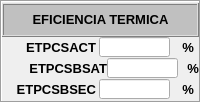
   <widget class="QFrame" name="Eficiencia_Termica">
    <property name="geometry">
     <rect>
      <x>1055</x>
      <y>445</y>
      <width>201</width>
      <height>103</height>
     </rect>
    </property>
    <property name="styleSheet">
     <string notr="true">background-color: none;</string>
    </property>
    <property name="frameShape">
     <enum>QFrame::Box</enum>
    </property>
    <property name="frameShadow">
     <enum>QFrame::Sunken</enum>
    </property>
    <layout class="QGridLayout" name="gridLayout_8">
     <property name="margin">
      <number>0</number>
     </property>
     <property name="spacing">
      <number>0</number>
     </property>
     <item row="0" column="0">
      <layout class="QVBoxLayout" name="verticalLayout_7">
       <property name="spacing">
        <number>0</number>
       </property>
       <item>
        <widget class="QFrame" name="frame_18">
         <property name="minimumSize">
          <size>
           <width>0</width>
           <height>34</height>
          </size>
         </property>
         <property name="maximumSize">
          <size>
           <width>16777215</width>
           <height>34</height>
          </size>
         </property>
         <property name="styleSheet">
          <string notr="true">background-color: rgb(192, 192, 192);</string>
         </property>
         <property name="frameShape">
          <enum>QFrame::Box</enum>
         </property>
         <property name="frameShadow">
          <enum>QFrame::Raised</enum>
         </property>
         <layout class="QGridLayout" name="gridLayout_7">
          <property name="margin">
           <number>0</number>
          </property>
          <property name="spacing">
           <number>0</number>
          </property>
          <item row="0" column="0">
           <widget class="QLabel" name="label_16">
            <property name="minimumSize">
             <size>
              <width>191</width>
              <height>21</height>
             </size>
            </property>
            <property name="maximumSize">
             <size>
              <width>191</width>
              <height>21</height>
             </size>
            </property>
            <property name="font">
             <font>
              <pointsize>10</pointsize>
              <weight>75</weight>
              <bold>true</bold>
             </font>
            </property>
            <property name="text">
             <string>EFICIENCIA TERMICA</string>
            </property>
            <property name="alignment">
             <set>Qt::AlignCenter</set>
            </property>
           </widget>
          </item>
         </layout>
        </widget>
       </item>
       <item>
        <layout class="QVBoxLayout" name="verticalLayout_6">
         <property name="spacing">
          <number>0</number>
         </property>
         <item>
          <layout class="QHBoxLayout" name="horizontalLayout_24">
           <property name="spacing">
            <number>0</number>
           </property>
           <item>
            <widget class="QLabel" name="label_69">
             <property name="minimumSize">
              <size>
               <width>91</width>
               <height>21</height>
              </size>
             </property>
             <property name="maximumSize">
              <size>
               <width>91</width>
               <height>21</height>
              </size>
             </property>
             <property name="font">
              <font>
               <pointsize>10</pointsize>
               <weight>75</weight>
               <bold>true</bold>
              </font>
             </property>
             <property name="text">
              <string>ETPCSACT</string>
             </property>
             <property name="alignment">
              <set>Qt::AlignRight|Qt::AlignTrailing|Qt::AlignVCenter</set>
             </property>
            </widget>
           </item>
           <item>
            <widget class="QLineEdit" name="leET01">
             <property name="minimumSize">
              <size>
               <width>71</width>
               <height>20</height>
              </size>
             </property>
             <property name="maximumSize">
              <size>
               <width>71</width>
               <height>20</height>
              </size>
             </property>
             <property name="font">
              <font>
               <pointsize>10</pointsize>
               <kerning>true</kerning>
              </font>
             </property>
             <property name="cursor">
              <cursorShape>IBeamCursor</cursorShape>
             </property>
             <property name="autoFillBackground">
              <bool>false</bool>
             </property>
             <property name="frame">
              <bool>true</bool>
             </property>
            </widget>
           </item>
           <item>
            <widget class="QLabel" name="label_70">
             <property name="minimumSize">
              <size>
               <width>21</width>
               <height>21</height>
              </size>
             </property>
             <property name="maximumSize">
              <size>
               <width>21</width>
               <height>21</height>
              </size>
             </property>
             <property name="font">
              <font>
               <pointsize>10</pointsize>
               <weight>75</weight>
               <bold>true</bold>
              </font>
             </property>
             <property name="text">
              <string>%</string>
             </property>
             <property name="alignment">
              <set>Qt::AlignRight|Qt::AlignTrailing|Qt::AlignVCenter</set>
             </property>
            </widget>
           </item>
          </layout>
         </item>
         <item>
          <layout class="QHBoxLayout" name="horizontalLayout_25">
           <property name="spacing">
            <number>0</number>
           </property>
           <item>
            <widget class="QLabel" name="label_72">
             <property name="minimumSize">
              <size>
               <width>91</width>
               <height>21</height>
              </size>
             </property>
             <property name="font">
              <font>
               <pointsize>10</pointsize>
               <weight>75</weight>
               <bold>true</bold>
              </font>
             </property>
             <property name="text">
              <string>ETPCSBSAT</string>
             </property>
             <property name="alignment">
              <set>Qt::AlignRight|Qt::AlignTrailing|Qt::AlignVCenter</set>
             </property>
            </widget>
           </item>
           <item>
            <widget class="QLineEdit" name="leET02">
             <property name="minimumSize">
              <size>
               <width>71</width>
               <height>20</height>
              </size>
             </property>
             <property name="maximumSize">
              <size>
               <width>71</width>
               <height>20</height>
              </size>
             </property>
             <property name="font">
              <font>
               <pointsize>10</pointsize>
               <kerning>true</kerning>
              </font>
             </property>
             <property name="cursor">
              <cursorShape>IBeamCursor</cursorShape>
             </property>
             <property name="autoFillBackground">
              <bool>false</bool>
             </property>
             <property name="frame">
              <bool>true</bool>
             </property>
            </widget>
           </item>
           <item>
            <widget class="QLabel" name="label_71">
             <property name="minimumSize">
              <size>
               <width>21</width>
               <height>21</height>
              </size>
             </property>
             <property name="maximumSize">
              <size>
               <width>21</width>
               <height>21</height>
              </size>
             </property>
             <property name="font">
              <font>
               <pointsize>10</pointsize>
               <weight>75</weight>
               <bold>true</bold>
              </font>
             </property>
             <property name="text">
              <string>%</string>
             </property>
             <property name="alignment">
              <set>Qt::AlignRight|Qt::AlignTrailing|Qt::AlignVCenter</set>
             </property>
            </widget>
           </item>
          </layout>
         </item>
         <item>
          <layout class="QHBoxLayout" name="horizontalLayout_26">
           <property name="spacing">
            <number>0</number>
           </property>
           <item>
            <widget class="QLabel" name="label_73">
             <property name="minimumSize">
              <size>
               <width>91</width>
               <height>21</height>
              </size>
             </property>
             <property name="maximumSize">
              <size>
               <width>91</width>
               <height>21</height>
              </size>
             </property>
             <property name="font">
              <font>
               <pointsize>10</pointsize>
               <weight>75</weight>
               <bold>true</bold>
              </font>
             </property>
             <property name="text">
              <string>ETPCSBSEC</string>
             </property>
             <property name="alignment">
              <set>Qt::AlignRight|Qt::AlignTrailing|Qt::AlignVCenter</set>
             </property>
            </widget>
           </item>
           <item>
            <widget class="QLineEdit" name="leET03">
             <property name="minimumSize">
              <size>
               <width>71</width>
               <height>20</height>
              </size>
             </property>
             <property name="maximumSize">
              <size>
               <width>71</width>
               <height>20</height>
              </size>
             </property>
             <property name="font">
              <font>
               <pointsize>10</pointsize>
               <kerning>true</kerning>
              </font>
             </property>
             <property name="cursor">
              <cursorShape>IBeamCursor</cursorShape>
             </property>
             <property name="autoFillBackground">
              <bool>false</bool>
             </property>
             <property name="frame">
              <bool>true</bool>
             </property>
            </widget>
           </item>
           <item>
            <widget class="QLabel" name="label_74">
             <property name="minimumSize">
              <size>
               <width>21</width>
               <height>21</height>
              </size>
             </property>
             <property name="maximumSize">
              <size>
               <width>21</width>
               <height>21</height>
              </size>
             </property>
             <property name="font">
              <font>
               <pointsize>10</pointsize>
               <weight>75</weight>
               <bold>true</bold>
              </font>
             </property>
             <property name="text">
              <string>%</string>
             </property>
             <property name="alignment">
              <set>Qt::AlignRight|Qt::AlignTrailing|Qt::AlignVCenter</set>
             </property>
            </widget>
           </item>
          </layout>
         </item>
        </layout>
       </item>
      </layout>
     </item>
    </layout>
   </widget>
